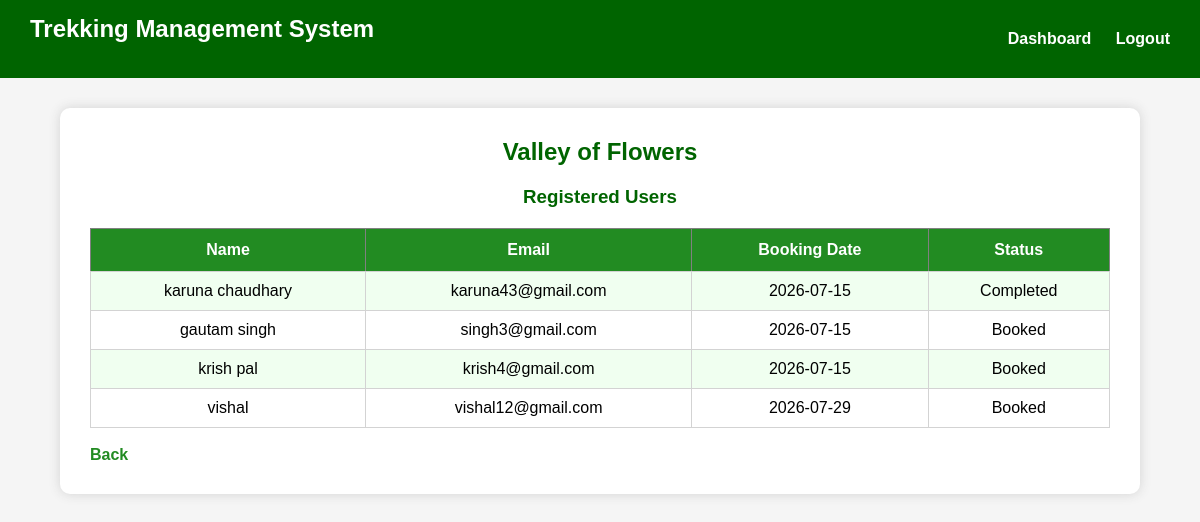
/staff/users/1 (signed in), run on the app's committed database.
### models.py (models this page shows)
class Trek(db.Model):
    id = db.Column(db.Integer, primary_key=True)
    name = db.Column(db.String(100), nullable=False)
    location = db.Column(db.String(100), nullable=False)
    difficulty = db.Column(db.String(20), nullable=False)
    duration = db.Column(db.Integer, nullable=False)
    available_slots = db.Column(db.Integer, nullable=False)
    start_date = db.Column(db.Date)
    end_date = db.Column(db.Date)
    description = db.Column(db.Text)
    status = db.Column(db.String(20))
    staff_id = db.Column(db.Integer, db.ForeignKey("user.id"))
    staff = db.relationship("User")

class Booking(db.Model):
    id = db.Column(db.Integer, primary_key=True)
    user_id = db.Column(
        db.Integer,
        db.ForeignKey("user.id")
    )
    trek_id = db.Column(
        db.Integer,
        db.ForeignKey("trek.id")
    )
    booking_date = db.Column(db.Date)
    status = db.Column(
        db.String(20),
        default="Booked"
    )
    payment_status = db.Column(
        db.String(20),
        default="Pending"
    )
    user = db.relationship("User")
    trek = db.relationship("Trek")

class User(db.Model):
    id = db.Column(db.Integer, primary_key=True)
    name = db.Column(db.String(100), nullable=False)
    email = db.Column(db.String(100), unique=True, nullable=False)
    password = db.Column(db.String(100), nullable=False)
    role = db.Column(db.String(20), nullable=False)
    status = db.Column(db.String(20), nullable=False)

### app.py (the view)
@app.route("/staff/users/<int:id>")
@staff_required
def staff_users(id):
    trek = Trek.query.get_or_404(id)
    if trek.staff_id != session["user_id"]:
        return "Access Denied"
    bookings = Booking.query.filter_by(
        trek_id=id
    ).all()
    return render_template(
        "staff/users.html",
        bookings=bookings,
        trek=trek
    )

### auth.py (called while the page is built)
def staff_required(f):
    @wraps(f)
    def decorated_function(*args, **kwargs):
        if "user_id" not in session:
            return redirect("/login")
        if session.get("role") != "staff":
            return "Access Denied"
        return f(*args, **kwargs)
    return decorated_function

### templates/staff/users.html (shortened to what this page needs)
<!DOCTYPE html>
<html>
<head>
<link rel="stylesheet"
href="{{ url_for('static', filename='css/style.css') }}">
</head>
<body>
<div class="navbar">
    <h2>Trekking Management System</h2>
    <div>
        <a href="/staff/dashboard">Dashboard</a>
        <a href="/logout">Logout</a>
    </div>
</div>
<div class="box">
<h2>{{ trek.name }}</h2>
<h3>Registered Users</h3>
<table border="1" cellpadding="10">
<tr>
<th>Name</th>
<th>Email</th>
<th>Booking Date</th>
<th>Status</th>
</tr>
{% for booking in bookings %}
<tr>
<td>{{ booking.user.name }}</td>
<td>{{ booking.user.email }}</td>
<td>{{ booking.booking_date }}</td>
<td>{{ booking.status }}</td>
</tr>
{% endfor %}
</table>
<br>
<a href="/staff/dashboard">
Back
</a>
</div>
</body>
</html>

### static/css/style.css (style rules this page uses)
* { margin:0; padding:0; box-sizing:border-box; font-family:Arial, Helvetica, sans-serif; }
body { background:whitesmoke; }
.navbar { width:100%; background:darkgreen; color:white; display:flex; justify-content:space-between; align-items:center; padding:15px 30px; }
.navbar h2 { color:white; }
.navbar a { color:white; text-decoration:none; margin-left:20px; font-weight:bold; }
.container, .box { width:90%; max-width:1100px; background:white; margin:30px auto; padding:30px; border-radius:10px; box-shadow:0 0 12px lightgray; }
h1, h2, h3 { text-align:center; color:darkgreen; margin-bottom:20px; }
table { width:100%; border-collapse:collapse; margin-top:20px; }
table th { background:forestgreen; color:white; padding:12px; }
table td { border:1px solid lightgray; padding:10px; text-align:center; }
table tr:nth-child(even) { background:honeydew; }
a { color:forestgreen; text-decoration:none; font-weight:bold; }

### data on the page
Trek: name "Valley of Flowers"
Booking: user.name "karuna chaudhary", user.email "karuna43@gmail.com", booking_date "2026-07-15", status "Completed"
Booking: user.name "gautam singh", user.email "singh3@gmail.com", booking_date "2026-07-15", status "Booked"
Booking: user.name "krish pal", user.email "krish4@gmail.com", booking_date "2026-07-15", status "Booked"
Booking: user.name "vishal", user.email "vishal12@gmail.com", booking_date "2026-07-29", status "Booked"
